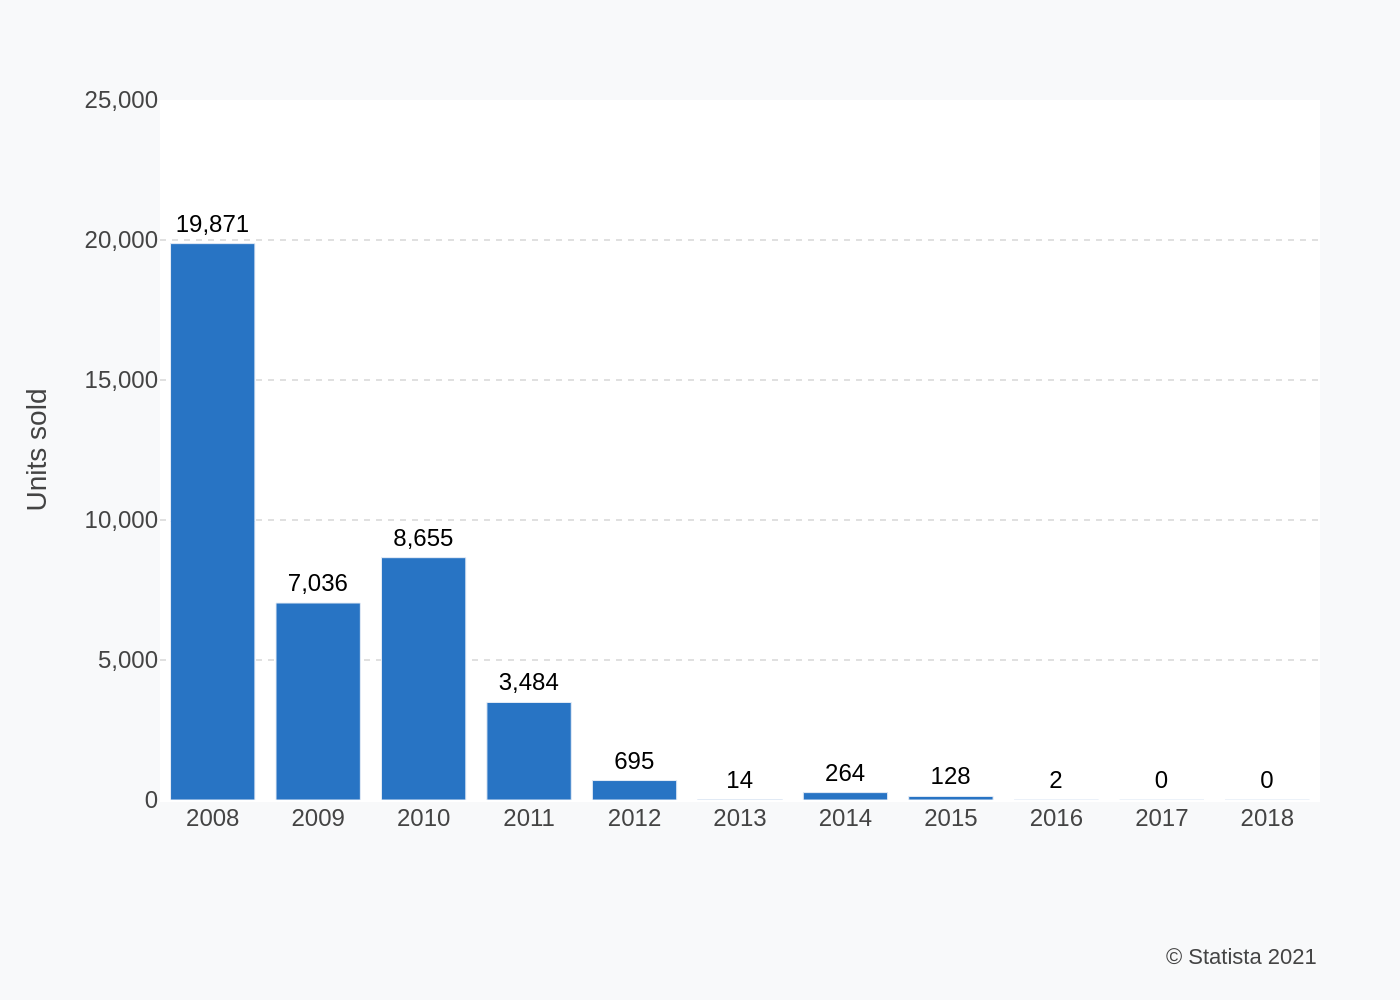

Reproduce this figure in Python.
import sys
import json
import os
import plotly.graph_objects as go

# --- 1. Load Data from JSON ---
if len(sys.argv) != 2:
    print("Usage: python generate_chart.py <json_file_path>")
    sys.exit(1)

json_path = sys.argv[1]

try:
    with open(json_path, 'r', encoding='utf-8') as f:
        chart_data = json.load(f)
except FileNotFoundError:
    print(f"Error: JSON file not found at {json_path}")
    sys.exit(1)
except json.JSONDecodeError:
    print(f"Error: Could not decode JSON from {json_path}")
    sys.exit(1)

# --- 2. Extract Data for Plotting ---
data = chart_data['chart_data']
texts = chart_data['texts']
colors = chart_data['colors']

x_values = [item['x'] for item in data]
y_values = [item['y'] for item in data]

# --- 3. Create the Chart Figure ---
fig = go.Figure()

# Add the bar trace
fig.add_trace(go.Bar(
    x=x_values,
    y=y_values,
    marker_color=colors[0],
    text=y_values,
    textposition='outside',
    texttemplate='%{y:,.0f}',
    textfont=dict(
        family="Arial",
        size=12,
        color='black'
    ),
    cliponaxis=False  # Prevents text labels from being clipped at the top
))

# --- 4. Configure Layout and Styling ---
fig.update_layout(
    font=dict(
        family="Arial",
        size=12,
        color="#444444"
    ),
    title_text=texts['title'] if texts.get('title') else None,
    plot_bgcolor='white',
    paper_bgcolor='#F8F9FA',
    showlegend=False,
    margin=dict(l=80, r=40, t=50, b=100),
    separators='., ',  # Use dot for decimal, space for thousands

    # X-Axis Configuration
    xaxis=dict(
        title_text=texts['x_axis_title'],
        showgrid=False,
        tickfont=dict(size=12)
    ),

    # Y-Axis Configuration
    yaxis=dict(
        title_text=texts['y_axis_title'],
        range=[0, 25000],
        dtick=5000,
        showgrid=True,
        gridcolor='#E0E0E0',
        griddash='dot',
        tickfont=dict(size=12),
        tickformat=',.0f'
    ),

    # Annotations for Source/Note
    annotations=[
        dict(
            text=texts['source'],
            showarrow=False,
            xref='paper',
            yref='paper',
            x=1.0,
            y=-0.2,
            xanchor='right',
            yanchor='top',
            font=dict(size=11)
        )
    ]
)

# --- 5. Output the Chart to a PNG File ---
base_filename = os.path.splitext(os.path.basename(json_path))[0]
output_filename = f"{base_filename}.png"

fig.write_image(output_filename, scale=2)

print(f"Chart saved to {output_filename}")
